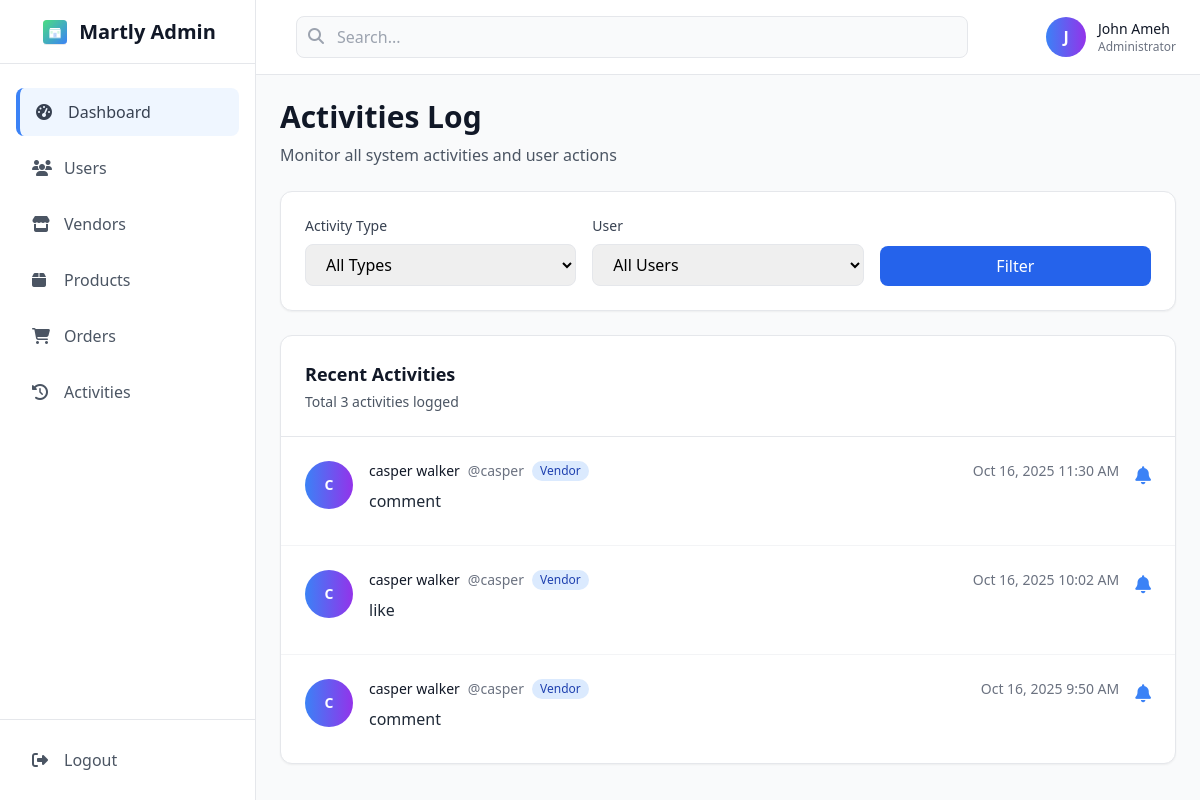
Page /admin/activities.php (signed in) on the committed database.
### tables this page shows
CREATE TABLE `users` (
  `id` int(11) NOT NULL,
  `username` varchar(50) NOT NULL,
  `email` varchar(100) NOT NULL,
  `password` varchar(255) NOT NULL,
  `first_name` varchar(50) DEFAULT NULL,
  `last_name` varchar(50) DEFAULT NULL,
  `profile_picture` varchar(255) DEFAULT NULL,
  `user_type` enum('customer','vendor','admin') DEFAULT 'customer',
  `referral_code` varchar(20) DEFAULT NULL,
  `referred_by` int(11) DEFAULT NULL,
  `created_at` timestamp NOT NULL DEFAULT current_timestamp(),
  `updated_at` timestamp NOT NULL DEFAULT current_timestamp() ON UPDATE current_timestamp(),
  `referred_count` int(11) DEFAULT 0
);

CREATE TABLE `activities` (
  `id` int(11) NOT NULL,
  `user_id` int(11) NOT NULL,
  `activity_type` enum('like','comment','share','review','follow') NOT NULL,
  `reference_type` enum('post','product','user') DEFAULT NULL,
  `reference_id` int(11) DEFAULT NULL,
  `actor_username` varchar(255) NOT NULL,
  `is_read` tinyint(1) DEFAULT 0,
  `created_at` timestamp NOT NULL DEFAULT current_timestamp(),
  `actor_id` int(11) DEFAULT NULL
);

### includes/config.php (called while the page is built, shortened)
<?php
try {
    $pdo = new PDO("mysql:host=" . DB_HOST . ";dbname=" . DB_NAME, DB_USER, DB_PASS);
    $pdo->setAttribute(PDO::ATTR_ERRMODE, PDO::ERRMODE_EXCEPTION);
    $pdo->setAttribute(PDO::ATTR_DEFAULT_FETCH_MODE, PDO::FETCH_ASSOC);
} catch (PDOException $e) {
    die("Connection failed: " . $e->getMessage());
}
function isLoggedIn()
{
    return isset($_SESSION['user_id']);
}
function getCurrentUser()
{
    global $pdo;
    if (isLoggedIn()) {
        $stmt = $pdo->prepare("SELECT * FROM users WHERE id = ?");
        $stmt->execute([$_SESSION['user_id']]);
        return $stmt->fetch();
    }
    return null;
}

### admin/activities.php (the view, shortened to what this page needs)
<?php
require_once '../includes/config.php';
$page = isset($_GET['page']) ? (int)$_GET['page'] : 1;
$limit = 15;
$offset = ($page - 1) * $limit;
$type = isset($_GET['type']) ? trim($_GET['type']) : '';
$user_id = isset($_GET['user_id']) ? (int)$_GET['user_id'] : 0;
try {
    $conditions = [];
    $params = [];
    $whereClause = $conditions ? "WHERE " . implode(" AND ", $conditions) : "";
    $countSql = "SELECT COUNT(*) as total FROM activities a
                 LEFT JOIN users u ON a.user_id = u.id
                 $whereClause";
    $stmt = $pdo->prepare($countSql);
    $stmt->execute($params);
    $totalActivities = $stmt->fetch(PDO::FETCH_ASSOC)['total'];
    $sql = "
        SELECT a.*,
               u.first_name,
               u.last_name,
               u.username,
               u.user_type
        FROM activities a
        LEFT JOIN users u ON a.user_id = u.id
        $whereClause
        ORDER BY a.created_at DESC
        LIMIT $limit OFFSET $offset
    ";
    $stmt = $pdo->prepare($sql);
    $stmt->execute($params);
    $activities = $stmt->fetchAll(PDO::FETCH_ASSOC);
} catch (PDOException $e) {
    $error = "Error loading activities: " . $e->getMessage();
}
?>
<!DOCTYPE html>
<html lang="en">
<head>
    <script src="https://cdn.tailwindcss.com"></script>
    <link rel="stylesheet" href="https://cdnjs.cloudflare.com/ajax/libs/font-awesome/6.4.0/css/all.min.css">
</head>
<body class="bg-gray-50">
<div class="min-h-screen">
    <?php include 'includes/sidebar.php'; ?>
    <div class="ml-0 lg:ml-64">
        <?php include 'includes/topbar.php'; ?>
        <main class="p-6">
            <div class="flex justify-between items-center mb-6">
                <div>
                    <h1 class="text-3xl font-bold text-gray-900">Activities Log</h1>
                    <p class="text-gray-600 mt-2">Monitor all system activities and user actions</p>
                </div>
            </div>
            <div class="bg-white rounded-xl shadow-sm border border-gray-200 p-6 mb-6">
                <form method="GET" class="grid grid-cols-1 md:grid-cols-3 gap-4">
                    <div>
                        <label class="block text-sm font-medium text-gray-700 mb-2">Activity Type</label>
                        <select name="type" class="w-full px-4 py-2 border border-gray-200 rounded-lg focus:outline-none focus:ring-2 focus:ring-blue-500 focus:border-transparent">
                            <option value="">All Types</option>
                        </select>
                    </div>
                    <div>
                        <label class="block text-sm font-medium text-gray-700 mb-2">User</label>
                        <select name="user_id" class="w-full px-4 py-2 border border-gray-200 rounded-lg focus:outline-none focus:ring-2 focus:ring-blue-500 focus:border-transparent">
                            <option value="">All Users</option>
                        </select>
                    </div>
                    <div class="flex items-end space-x-2">
                        <button type="submit" class="bg-blue-600 text-white px-6 py-2 rounded-lg hover:bg-blue-700 transition-colors duration-300 w-full">
                            Filter
                        </button>
                    </div>
                </form>
            </div>
            <div class="bg-white rounded-xl shadow-sm border border-gray-200 overflow-hidden">
                <div class="p-6 border-b border-gray-200">
                    <h3 class="text-lg font-semibold text-gray-900">Recent Activities</h3>
                    <p class="text-gray-600 text-sm mt-1">Total <?php echo number_format($totalActivities); ?> activities logged</p>
                </div>
                <div class="divide-y divide-gray-100">
                    <?php if (empty($activities)): ?>
                        <div class="p-8 text-center text-gray-500">
                            <i class="fas fa-history text-4xl text-gray-300 mb-3"></i>
                            <p>No activities found</p>
                            <?php if (!empty($type) || !empty($user_id)): ?>
                                <p class="text-sm mt-1">Try adjusting your filters</p>
                            <?php endif; ?>
                        </div>
                    <?php else: ?>
                        <?php foreach ($activities as $activity): ?>
                            <div class="p-6 hover:bg-gray-50 transition-colors duration-300">
                                <div class="flex items-start space-x-4">
                                    <div class="flex-shrink-0">
                                        <div class="w-12 h-12 bg-gradient-to-r from-blue-500 to-purple-600 rounded-full flex items-center justify-center text-white font-bold text-sm">
                                            <?php echo strtoupper(substr($activity['first_name'], 0, 1)); ?>
                                        </div>
                                    </div>
                                    <div class="flex-1 min-w-0">
                                        <div class="flex items-center justify-between mb-2">
                                            <div class="flex items-center space-x-2">
                                                <span class="text-sm font-medium text-gray-900">
                                                    <?php echo htmlspecialchars($activity['first_name'] . ' ' . $activity['last_name']); ?>
                                                </span>
                                                <span class="text-sm text-gray-500">@<?php echo htmlspecialchars($activity['username']); ?></span>
                                                <span class="inline-flex px-2 py-0.5 text-xs font-medium rounded-full
                                                    <?php echo $activity['user_type'] === 'admin' ? 'bg-purple-100 text-purple-800' : 'bg-blue-100 text-blue-800'; ?>">
                                                    <?php echo ucfirst($activity['user_type']); ?>
                                                </span>
                                            </div>
                                            <span class="text-sm text-gray-500">
                                                <?php echo date('M j, Y g:i A', strtotime($activity['created_at'])); ?>
                                            </span>
                                        </div>
                                        <p class="text-gray-800 mb-2">
                                            <?php echo htmlspecialchars($activity['activity_type']); ?>
                                        </p>
                                    </div>
                                    <div class="flex-shrink-0">
                                        <?php
                                        $activityIcons = [
                                            'login' => 'fas fa-sign-in-alt text-green-500',
                                            'logout' => 'fas fa-sign-out-alt text-red-500',
                                            'create' => 'fas fa-plus-circle text-blue-500',
                                            'update' => 'fas fa-edit text-yellow-500',
                                            'delete' => 'fas fa-trash text-red-500',
                                            'register' => 'fas fa-user-plus text-green-500',
                                            'purchase' => 'fas fa-shopping-cart text-purple-500',
                                            'view' => 'fas fa-eye text-gray-500'
                                        ];
                                        $iconClass = $activityIcons[strtolower($activity['activity_type'])] ?? 'fas fa-bell text-blue-500';
                                        ?>
                                        <i class="<?php echo $iconClass; ?> text-lg"></i>
                                    </div>
                                </div>
                            </div>
                        <?php endforeach; ?>
                    <?php endif; ?>
                </div>
            </div>
        </main>
    </div>
</div>
</body>
</html>

### admin/includes/topbar.php (shortened to what this page needs)
<?php
$currentUser = getCurrentUser();
?>
<header class="bg-white border-b border-gray-200">
    <div class="flex items-center justify-between px-6 py-4">
        <div class="flex-1 max-w-2xl mx-4">
            <div class="relative">
                <input type="text" placeholder="Search..." class="w-full pl-10 pr-4 py-2 bg-gray-50 border border-gray-200 rounded-lg focus:outline-none focus:ring-2 focus:ring-blue-500 focus:border-transparent">
                <i class="fas fa-search absolute left-3 top-3 text-gray-400"></i>
            </div>
        </div>
        <div class="flex items-center space-x-4">
            <div class="flex items-center space-x-3">
                <div class="w-10 h-10 bg-gradient-to-r from-blue-500 to-purple-600 rounded-full flex items-center justify-center text-white font-bold">
                    <?php echo strtoupper(substr($currentUser['first_name'], 0, 1)); ?>
                </div>
                <div class="hidden md:block">
                    <p class="text-sm font-medium text-gray-900"><?php echo htmlspecialchars($currentUser['first_name'] . ' ' . $currentUser['last_name']); ?></p>
                    <p class="text-xs text-gray-500">Administrator</p>
                </div>
            </div>
        </div>
    </div>
</header>

### rows in the picture
users: first_name "J", first_name+last_name "John Ameh"
activities: user.first_name "C", user.last_name "casper walker", user.username "casper", user.user_type "Vendor", created_at "Oct 16, 2025 11:30 AM", activity_type "comment"
activities: user.first_name "C", user.last_name "casper walker", user.username "casper", user.user_type "Vendor", created_at "Oct 16, 2025 10:02 AM", activity_type "like"
activities: user.first_name "C", user.last_name "casper walker", user.username "casper", user.user_type "Vendor", created_at "Oct 16, 2025 9:50 AM", activity_type "comment"

### other values in the picture
$totalActivities "3"
